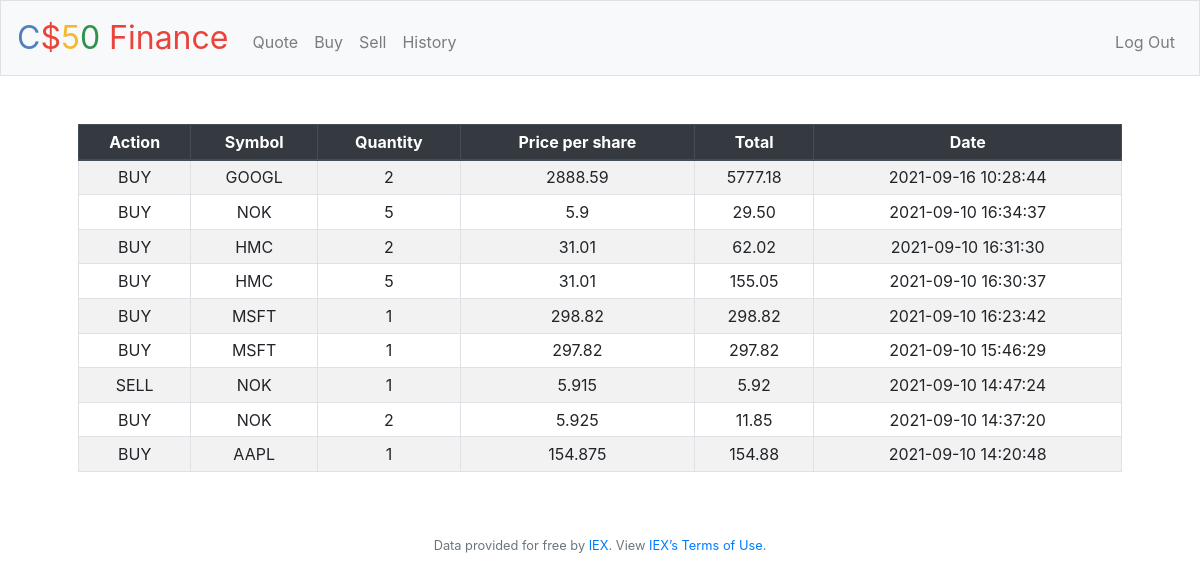
Screenshot of /history (signed in) with the database file from the repository.
### tables this page shows
CREATE TABLE history (
    id       INTEGER  PRIMARY KEY AUTOINCREMENT
                      NOT NULL,
    user_id  INTEGER  NOT NULL,
    [action] BOOLEAN  NOT NULL,
    symbol   TEXT     NOT NULL,
    quantity INTEGER  NOT NULL,
    pps      INTEGER  NOT NULL,
    date     DATETIME NOT NULL
                      DEFAULT CURRENT_TIMESTAMP
);

### application.py (the view)
@app.route("/history")
@login_required
def history():
    """return apology("TODO_history")"""
    stocks = db.execute("SELECT * FROM history WHERE user_id = :user_id ORDER BY date DESC", user_id=session["user_id"])
    for i in range(len(stocks)):
        stocks[i]["total"] = "%.2f" % (float(stocks[i]["quantity"]) * float(stocks[i]["pps"]))
    return render_template("history.html", stocks=stocks)

### application.py (called while the page is built)
@app.after_request
def after_request(response):
    response.headers["Cache-Control"] = "no-cache, no-store, must-revalidate"
    response.headers["Expires"] = 0
    response.headers["Pragma"] = "no-cache"
    return response

### helpers.py (called while the page is built)
def login_required(f):
    @wraps(f)
    def decorated_function(*args, **kwargs):
        if session.get("user_id") is None:
            return redirect("/login")
        return f(*args, **kwargs)
    return decorated_function

### templates/history.html (shortened to what this page needs)
{% extends "layout.html" %}
{% block main %}
    <div>
        <table class="table table-hover table-striped table-bordered table-sm">
          <thead class="thead-dark">
            <tr>
                <th>Action</th>
                <th>Symbol</th>
                <th>Quantity</th>
                <th>Price per share</th>
                <th>Total</th>
                <th>Date</th>
            </tr>
          </thead>
            {% for stock in stocks %}
            <tr>
                <td>
                    {% if stock.action %}
                        BUY
                    {% else %}
                        SELL
                    {% endif %}
                </td>
                <td>{{ stock.symbol }}</td>
                <td>{{ stock.quantity }}</td>
                <td>{{ stock.pps }}</td>
                <td>{{ stock.total }}</td>
                <td>{{ stock.date }}</td>
            </tr>
            {% endfor %}
        </table>
    </div>
{% endblock %}

### templates/layout.html (shortened to what this page needs)
<!DOCTYPE html>
<html lang="en">
    <head>
        <link rel="stylesheet" href="https://cdn.jsdelivr.net/npm/bootstrap@4.5.3/dist/css/bootstrap.min.css">
        <link href="/static/styles.css" rel="stylesheet">
    </head>
    <body>
        <nav class="navbar navbar-expand-md navbar-light bg-light border">
            <a class="navbar-brand" href="/"><span class="blue">C</span><span class="red">$</span><span class="yellow">5</span><span class="green">0</span> <span class="red">Finance</span></a>
            <div class="collapse navbar-collapse" id="navbar">
                {% if session.user_id %}
                    <ul class="navbar-nav mr-auto mt-2">
                        <li class="nav-item"><a class="nav-link" href="/quote">Quote</a></li>
                        <li class="nav-item"><a class="nav-link" href="/buy">Buy</a></li>
                        <li class="nav-item"><a class="nav-link" href="/sell">Sell</a></li>
                        <li class="nav-item"><a class="nav-link" href="/history">History</a></li>
                    </ul>
                    <ul class="navbar-nav ml-auto mt-2">
                        <li class="nav-item"><a class="nav-link" href="/logout">Log Out</a></li>
                    </ul>
                {% else %}
                    <ul class="navbar-nav ml-auto mt-2">
                        <li class="nav-item"><a class="nav-link" href="/register">Register</a></li>
                        <li class="nav-item"><a class="nav-link" href="/login">Log In</a></li>
                    </ul>
                {% endif %}
            </div>
        </nav>
        <main class="container p-5">
            {% block main %}{% endblock %}
        </main>
        <footer class="small text-center text-muted">
            Data provided for free by <a href="https://iextrading.com/developer">IEX</a>. View <a href="https://iextrading.com/api-exhibit-a/">IEX’s Terms of Use</a>.
        </footer>
    </body>
</html>

### static/styles.css (style rules this page uses)
nav .navbar-brand { font-size: xx-large; }
nav .navbar-brand .blue { color: #537fbe; }
nav .navbar-brand .red { color: #ea433b; }
nav .navbar-brand .yellow { color: #f5b82e; }
nav .navbar-brand .green { color: #2e944b; }
main { overflow-x: auto; text-align: center; }

### rows the page displays
history: action "BUY", symbol "GOOGL", quantity "2", pps "2888.59", total "5777.18", date "2021-09-16 10:28:44"
history: action "BUY", symbol "NOK", quantity "5", pps "5.9", total "29.50", date "2021-09-10 16:34:37"
history: action "BUY", symbol "HMC", quantity "2", pps "31.01", total "62.02", date "2021-09-10 16:31:30"
history: action "BUY", symbol "HMC", quantity "5", pps "31.01", total "155.05", date "2021-09-10 16:30:37"
history: action "BUY", symbol "MSFT", quantity "1", pps "298.82", total "298.82", date "2021-09-10 16:23:42"
history: action "BUY", symbol "MSFT", quantity "1", pps "297.82", total "297.82", date "2021-09-10 15:46:29"
history: action "SELL", symbol "NOK", quantity "1", pps "5.915", total "5.92", date "2021-09-10 14:47:24"
history: action "BUY", symbol "NOK", quantity "2", pps "5.925", total "11.85", date "2021-09-10 14:37:20"
history: action "BUY", symbol "AAPL", quantity "1", pps "154.875", total "154.88", date "2021-09-10 14:20:48"
